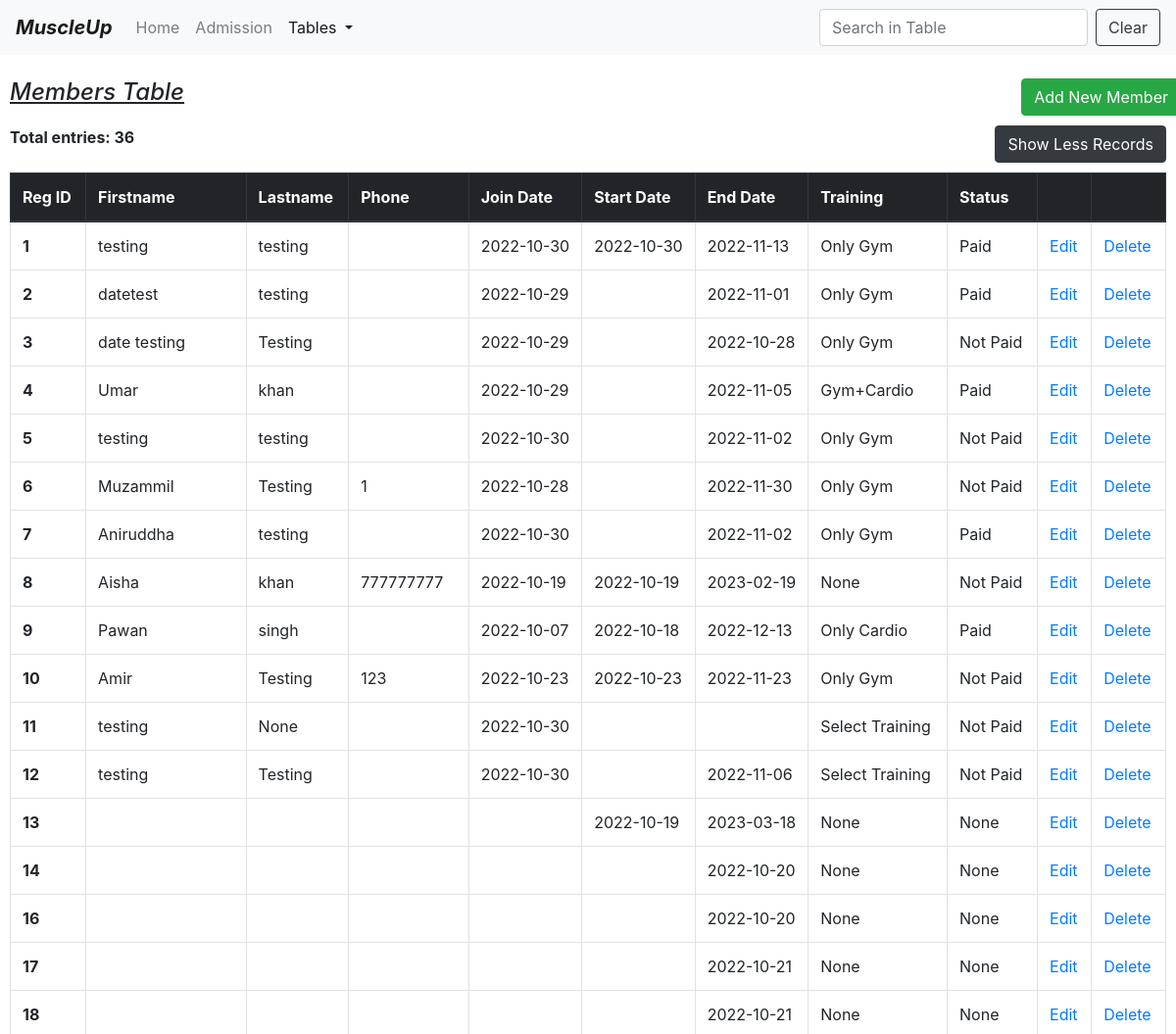
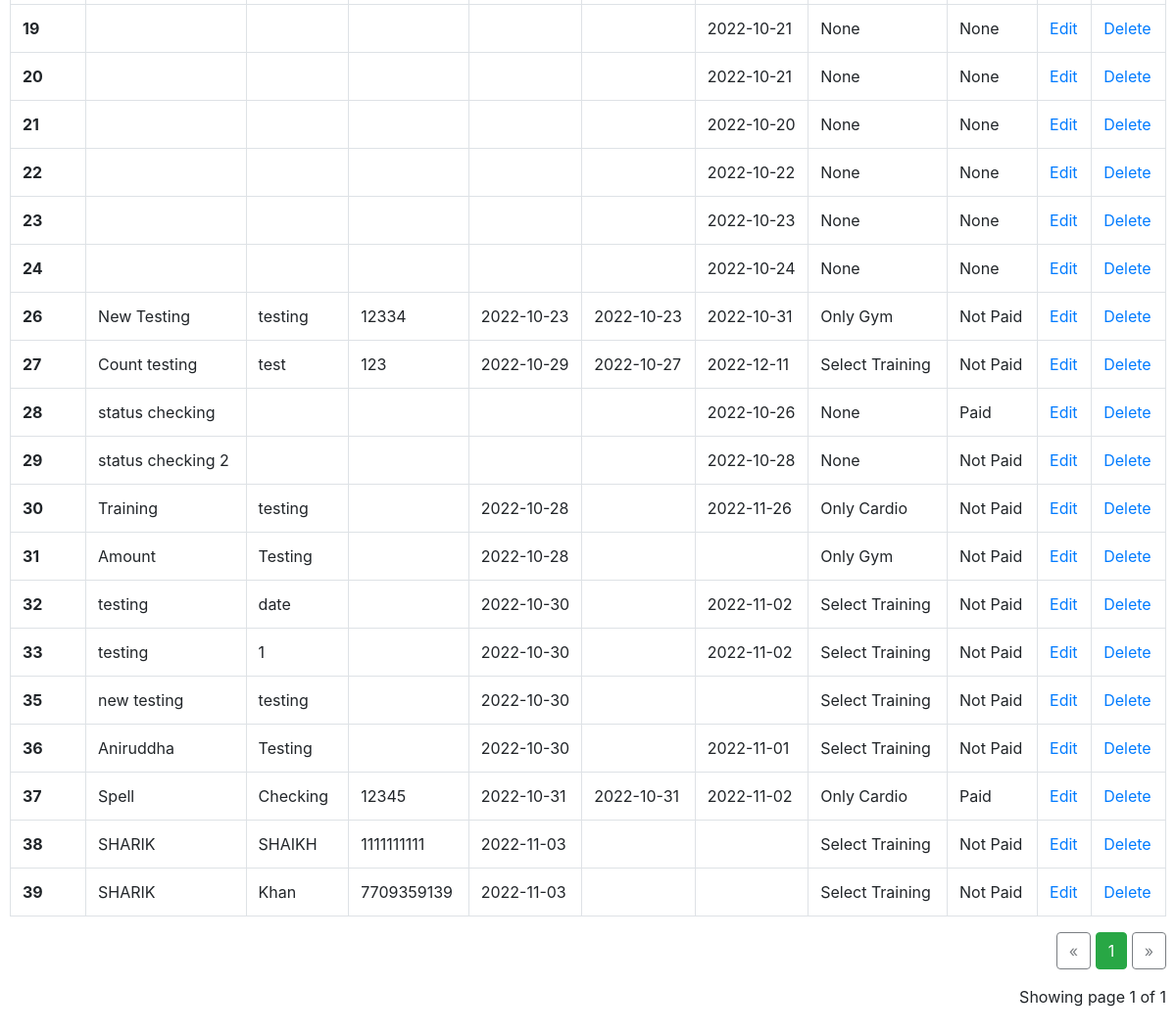
The app's page /table1 (signed in), older data (2 pictures, top to bottom).
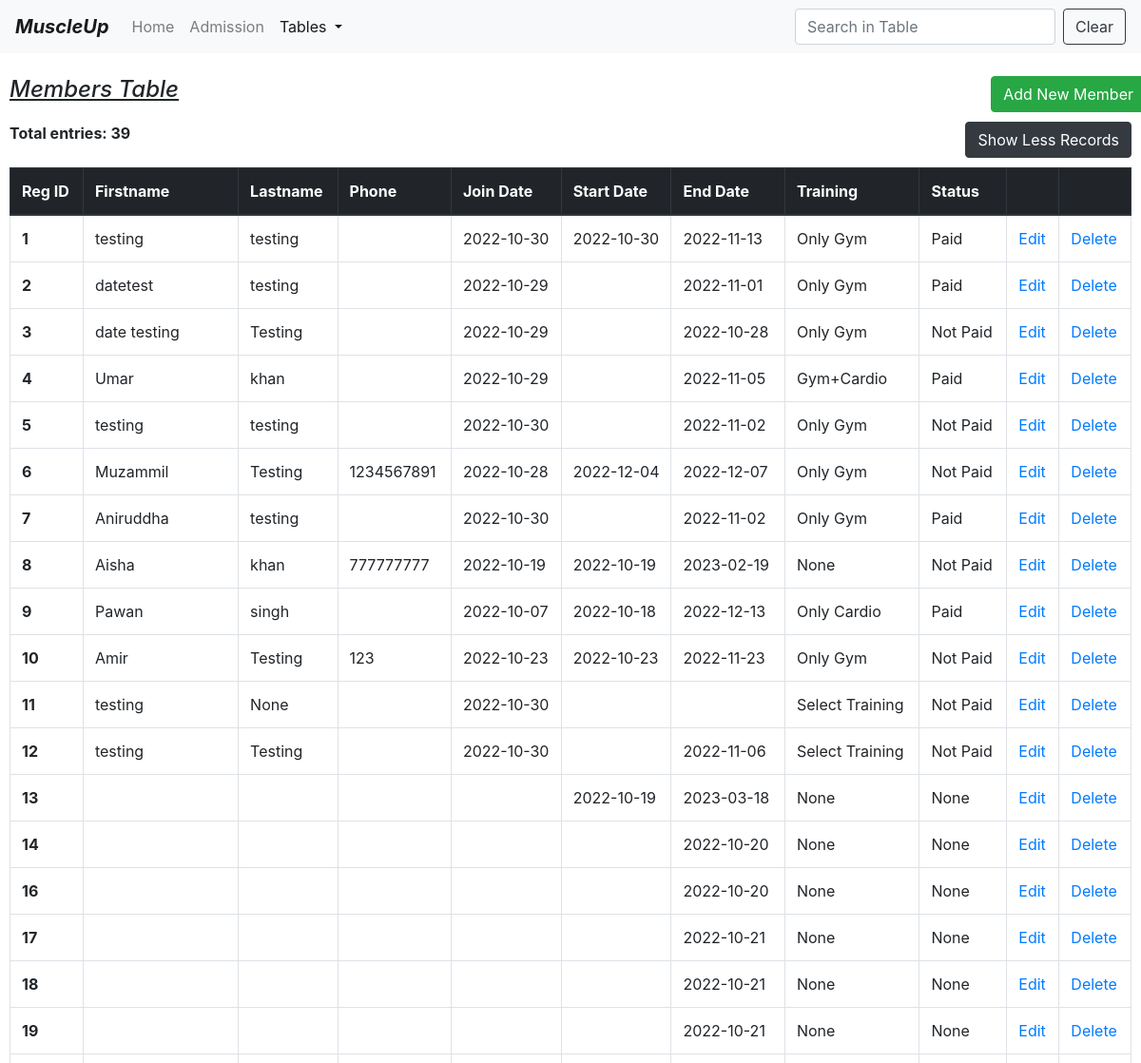
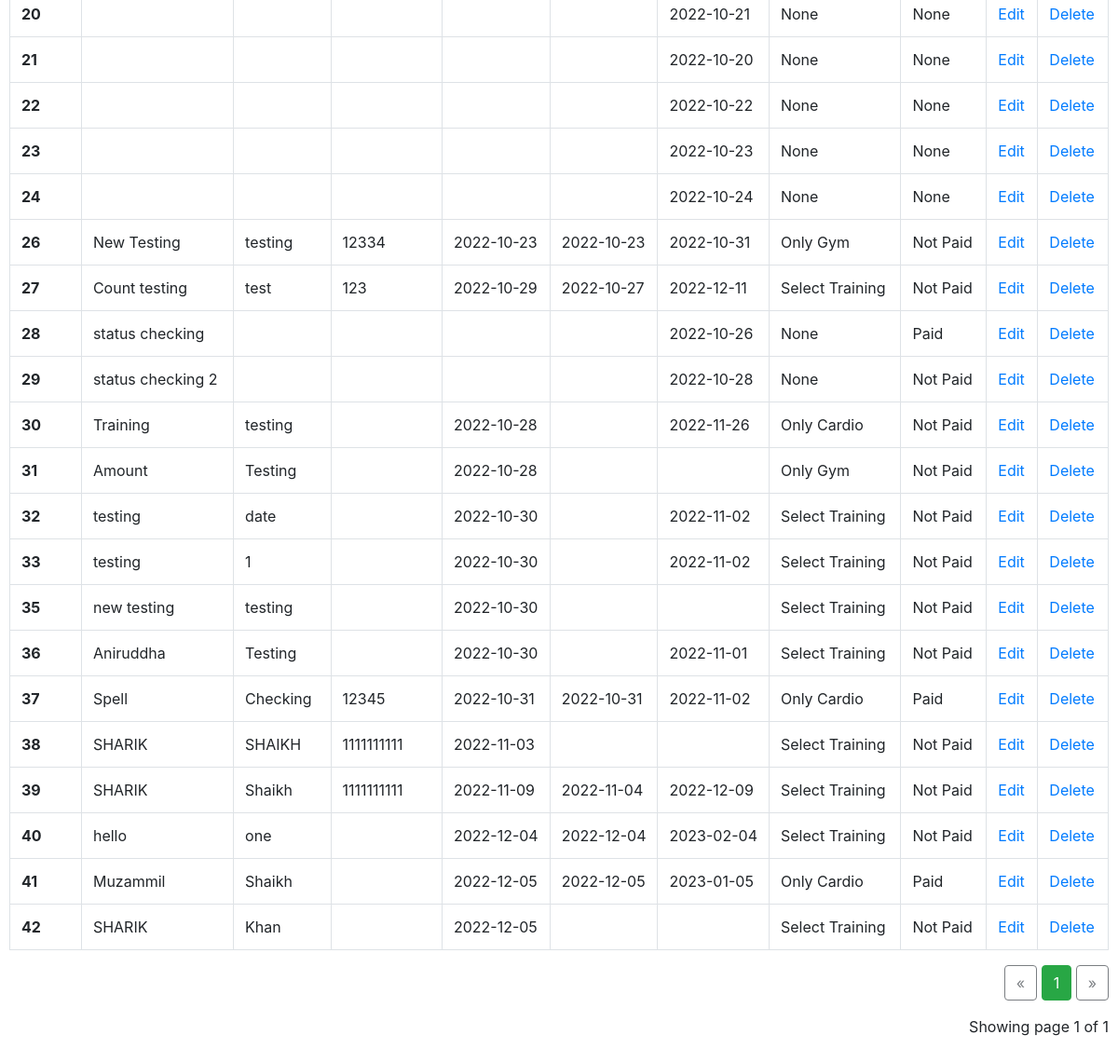
The same page, newer data (2 pictures, top to bottom).
### model.py (models this page shows)
class Members(db.Model):
    id = db.Column(db.Integer, primary_key=True)
    firstname = db.Column(db.String(30))
    lastname = db.Column(db.String(30))
    phoneno = db.Column(db.Integer)
    email = db.Column(db.String(30))
    joindate = db.Column(db.String(11))
    startdate = db.Column(db.String(11))
    enddate = db.Column(db.String(11))
    address = db.Column(db.String(100))
    status = db.Column(db.String(10))
    training = db.Column(db.String(10))
    amount = db.Column(db.Integer)

### app.py (the view)
@app.route("/table1")
def table1():
    try:
        if "username" not in session:
            flash("Please log in first")
            return render_template("login.html")
        total_rows = Members.query.count()
        page = request.args.get('page', 1, type=int)
        member = Members.query.order_by(Members.id).paginate(page=page, per_page=total_rows)
        button_name = "Show Less Records"
        path = "/table"
        return render_template("table.html", member=member, total_rows=total_rows, button_name=button_name, path=path)
    except:
        return make_response("can't access the table page")

### templates/table.html (shortened to what this page needs)
<!DOCTYPE html>
<html lang="en">
<head>
    <link href="https://cdn.jsdelivr.net/npm/bootstrap@4.0.0/dist/css/bootstrap.min.css"
 rel="stylesheet">
</head>
<body>
<nav class="navbar navbar-expand-lg navbar-light bg-light">
    <a class="navbar-brand" href="/home"><b><i>MuscleUp</i></b></a>
    <div class="collapse navbar-collapse" id="navbarSupportedContent">
        <ul class="navbar-nav mr-auto">
            <li class="nav-item ">
                <a class="nav-link" href="/home">Home <span class="sr-only">(current)</span></a>
            </li>
            <li class="nav-item">
                <a class="nav-link" href="/form">Admission</a>
            </li>
            <li class="nav-item dropdown active">
                <a aria-expanded="false" aria-haspopup="true" class="nav-link dropdown-toggle" data-toggle="dropdown"
                   href="#"
                   id="navbarDropdown" role="button">
                    Tables
                </a>
            </li>
        </ul>
        <form class="form-inline my-2 my-lg-0">
            <input aria-label="Search" class="form-control mr-sm-2" id="myInput" onkeyup="myFunction()" placeholder="Search in Table"
                   type="search">
            <button class="btn btn-outline-dark my-2 my-sm-0" onclick="document.getElementById('myInput').value = ''">Clear</button>
        </form>
    </div>
</nav>
<br>
<div class="Container" style="padding-left:10px;padding-right:10px;">
    <div class="row">
        <div class="col md-12">
            <h4><u><i>Members Table</i></u><br></h4>
        </div>
        <a href="/form">
            <button class="btn btn-success float-right" type="button">Add New Member
            </button>
        </a>
        <br><br>
    </div>
    <div class="row">
        <div class="col">
            <label>
                <strong>Total entries: {{total_rows}}</strong>
            </label>
        </div>
        <div class="col">
            <a href="{{path}}">
            <button class="btn btn-dark float-right" type="button">{{button_name}}</button><br><br>
            </a>
        </div>
    </div>
    <table class="table table-bordered table-hover " id="myTable">
        <thead class="thead-dark">
        <tr>
            <th scope="col">Reg ID</th>
            <th scope="col">Firstname</th>
            <th scope="col">Lastname</th>
            <th scope="col">Phone</th>
            <th scope="col" style="width:110px">Join Date</th>
            <th scope="col" style="width:110px">Start Date</th>
            <th scope="col" style="width:110px">End Date</th>
            <th scope="col">Training</th>
            <th scope="col">Status</th>
            <th scope="col"></th>
            <th scope="col"></th>
        </tr>
        </thead>
        <tbody>
        {% for i in member.items %}
        <tr>
            <th scope="row">{{i.id}}</th>
            <td>{{i.firstname}}</td>
            <td>{{i.lastname}}</td>
            <td>{{i.phoneno}}</td>
            <td style="white-space:nowrap">{{i.joindate}}</td>
            <td style="white-space:nowrap">{{i.startdate}}</td>
            <td style="white-space:nowrap">{{i.enddate}}</td>
            <td>{{i.training}}</td>
            <td>{{i.status}}</td>
            <td><a href="/edit/{{i.id}}">Edit</a></td>
            <td><a href="/delete/{{i.id}}" onclick="return confirm('are you sure to delete ?')">Delete</a></td>
        </tr>
        {% endfor %}
        </tbody>
    </table>
    <div class="text-right">
        <a class="btn btn-outline-dark
       {% if member.page == 1 %}disabled{% endif %}"
           href="{{ url_for('table', page=member.prev_num) }}">
            &laquo;
        </a>
        {% for page_num in member.iter_pages(left_edge=1, right_edge=1, left_current=1, right_current=2) %}
        {% if page_num %}
        {% if member.page == page_num %}
        <a class="btn btn-success"
           href="{{ url_for('table', page=page_num) }}">
            {{ page_num }}
        </a>
        {% else %}
        <a class="btn btn-outline-dark"
           href="{{ url_for('table', page=page_num) }}">
            {{ page_num }}
        </a>
        {% endif %}
        {% else %}
        ...
        {% endif %}
        {% endfor %}
        <a class="btn btn-outline-dark
       {% if member.page == member.pages %}disabled{% endif %}"
           href="{{ url_for('table', page=member.next_num) }}">
            &raquo;
        </a>
    </div>
    <p class="text-right mt-3">
        Showing page {{ member.page }} of {{ member.pages }}
    </p>
    <br><br><br>
</div>
</body>
</html>

Row changes from the older to the newer data that the page shows:
changed Members id 6: phoneno "1" → "1234567891"; startdate (not shown) → "2022-12-04"; enddate "2022-11-30" → "2022-12-07"
changed Members id 39: lastname "Khan" → "Shaikh"; phoneno "7709359139" → "1111111111"; joindate "2022-11-03" → "2022-11-09"; startdate (not shown) → "2022-11-04"; enddate (not shown) → "2022-12-09"
added Members: id "40", firstname "hello", lastname "one", joindate "2022-12-04", startdate "2022-12-04", enddate "2023-02-04", training "Select Training", status "Not Paid"
added Members: id "41", firstname "Muzammil", lastname "Shaikh", joindate "2022-12-05", startdate "2022-12-05", enddate "2023-01-05", training "Only Cardio", status "Paid"
added Members: id "42", firstname "SHARIK", lastname "Khan", joindate "2022-12-05", training "Select Training", status "Not Paid"
Text that changed along with them:
{{ total_rows }}: "36" → "39"
